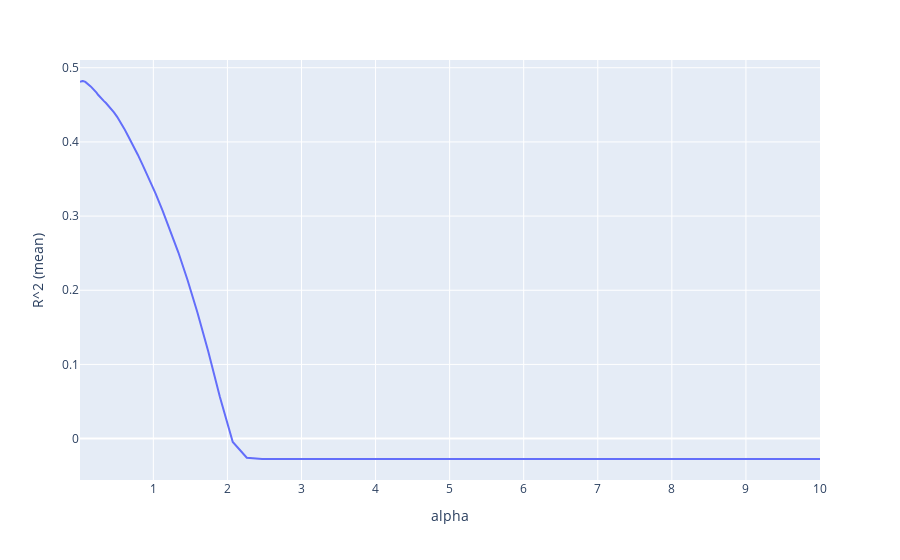

This figure's notebook cell:
### Code cell
scores = []
for i in alphas:
    scores.append(cross_val_score(Lasso(alpha=i), original_X, original_y).mean())

result = pd.DataFrame(zip(alphas, scores), columns=['alpha', 'R^2 (mean)'])
px.line(result, x='alpha', y='R^2 (mean)')
